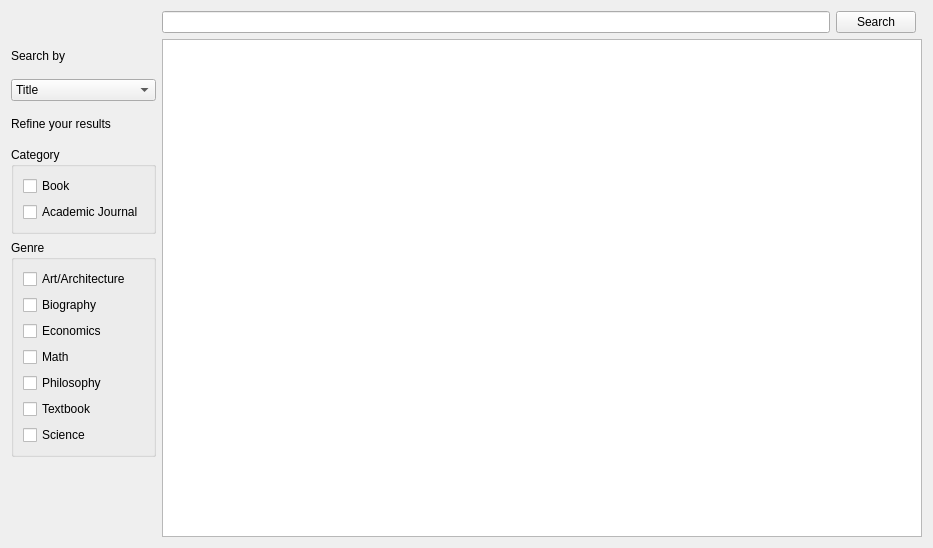
<?xml version="1.0" encoding="UTF-8"?>
<ui version="4.0">
 <class>SearchingWidget</class>
 <widget class="QWidget" name="SearchingWidget">
  <property name="geometry">
   <rect>
    <x>0</x>
    <y>0</y>
    <width>933</width>
    <height>548</height>
   </rect>
  </property>
  <property name="windowTitle">
   <string>Form</string>
  </property>
  <layout class="QGridLayout" name="gridLayout" rowstretch="0,0,0,0,0,0,0,0" columnstretch="0,0,0,0,0">
   <item row="3" column="0">
    <widget class="QLabel" name="label_3">
     <property name="text">
      <string>Refine your results</string>
     </property>
    </widget>
   </item>
   <item row="1" column="0">
    <widget class="QLabel" name="label_2">
     <property name="text">
      <string>Search by</string>
     </property>
    </widget>
   </item>
   <item row="2" column="0">
    <widget class="QComboBox" name="cbbSearchBy">
     <item>
      <property name="text">
       <string>Title</string>
      </property>
     </item>
     <item>
      <property name="text">
       <string>Authors</string>
      </property>
     </item>
    </widget>
   </item>
   <item row="0" column="1">
    <widget class="QLineEdit" name="txtSearchBar"/>
   </item>
   <item row="0" column="2" colspan="2">
    <widget class="QPushButton" name="btnSearch">
     <property name="text">
      <string>Search</string>
     </property>
    </widget>
   </item>
   <item row="1" column="1" rowspan="7" colspan="4">
    <widget class="QListWidget" name="listWidget">
     <property name="frameShape">
      <enum>QFrame::StyledPanel</enum>
     </property>
     <property name="frameShadow">
      <enum>QFrame::Sunken</enum>
     </property>
    </widget>
   </item>
   <item row="4" column="0">
    <widget class="QGroupBox" name="groupBox">
     <property name="title">
      <string>Category</string>
     </property>
     <layout class="QVBoxLayout" name="verticalLayout">
      <item>
       <widget class="QCheckBox" name="chbBook">
        <property name="text">
         <string>Book</string>
        </property>
       </widget>
      </item>
      <item>
       <widget class="QCheckBox" name="chbJournal">
        <property name="text">
         <string>Academic Journal</string>
        </property>
       </widget>
      </item>
     </layout>
    </widget>
   </item>
   <item row="5" column="0">
    <widget class="QGroupBox" name="grbGenre">
     <property name="title">
      <string>Genre</string>
     </property>
     <layout class="QVBoxLayout" name="verticalLayout_2">
      <item>
       <widget class="QCheckBox" name="chbArt">
        <property name="text">
         <string>Art/Architecture</string>
        </property>
       </widget>
      </item>
      <item>
       <widget class="QCheckBox" name="chbBiography">
        <property name="text">
         <string>Biography</string>
        </property>
       </widget>
      </item>
      <item>
       <widget class="QCheckBox" name="chbEconomics">
        <property name="text">
         <string>Economics</string>
        </property>
       </widget>
      </item>
      <item>
       <widget class="QCheckBox" name="chbMath">
        <property name="text">
         <string>Math</string>
        </property>
       </widget>
      </item>
      <item>
       <widget class="QCheckBox" name="chbPhilo">
        <property name="text">
         <string>Philosophy</string>
        </property>
       </widget>
      </item>
      <item>
       <widget class="QCheckBox" name="chbTextbook">
        <property name="text">
         <string>Textbook</string>
        </property>
       </widget>
      </item>
      <item>
       <widget class="QCheckBox" name="chbScience">
        <property name="text">
         <string>Science</string>
        </property>
       </widget>
      </item>
     </layout>
    </widget>
   </item>
  </layout>
 </widget>
 <resources/>
 <connections/>
</ui>
